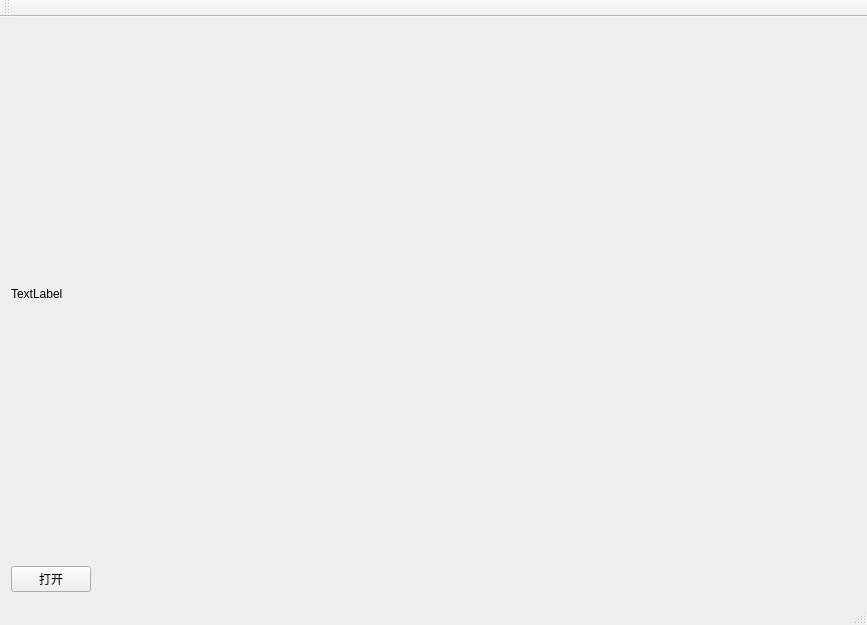
<?xml version="1.0" encoding="UTF-8"?>
<ui version="4.0">
 <class>MainWindow</class>
 <widget class="QMainWindow" name="MainWindow">
  <property name="geometry">
   <rect>
    <x>0</x>
    <y>0</y>
    <width>867</width>
    <height>625</height>
   </rect>
  </property>
  <property name="windowTitle">
   <string>MainWindow</string>
  </property>
  <widget class="QWidget" name="centralWidget">
   <layout class="QVBoxLayout" name="verticalLayout">
    <item>
     <widget class="ImageDispaly" name="label">
      <property name="text">
       <string>TextLabel</string>
      </property>
     </widget>
    </item>
    <item>
     <layout class="QHBoxLayout" name="horizontalLayout">
      <item>
       <widget class="QPushButton" name="pushButton">
        <property name="text">
         <string>打开</string>
        </property>
       </widget>
      </item>
      <item>
       <spacer name="horizontalSpacer">
        <property name="orientation">
         <enum>Qt::Horizontal</enum>
        </property>
        <property name="sizeHint" stdset="0">
         <size>
          <width>40</width>
          <height>20</height>
         </size>
        </property>
       </spacer>
      </item>
     </layout>
    </item>
   </layout>
  </widget>
  <widget class="QMenuBar" name="menuBar">
   <property name="geometry">
    <rect>
     <x>0</x>
     <y>0</y>
     <width>867</width>
     <height>22</height>
    </rect>
   </property>
  </widget>
  <widget class="QToolBar" name="mainToolBar">
   <attribute name="toolBarArea">
    <enum>TopToolBarArea</enum>
   </attribute>
   <attribute name="toolBarBreak">
    <bool>false</bool>
   </attribute>
  </widget>
  <widget class="QStatusBar" name="statusBar"/>
 </widget>
 <layoutdefault spacing="6" margin="11"/>
 <customwidgets>
  <customwidget>
   <class>ImageDispaly</class>
   <extends>QLabel</extends>
   <header>imagedispaly.h</header>
  </customwidget>
 </customwidgets>
 <resources/>
 <connections/>
</ui>
